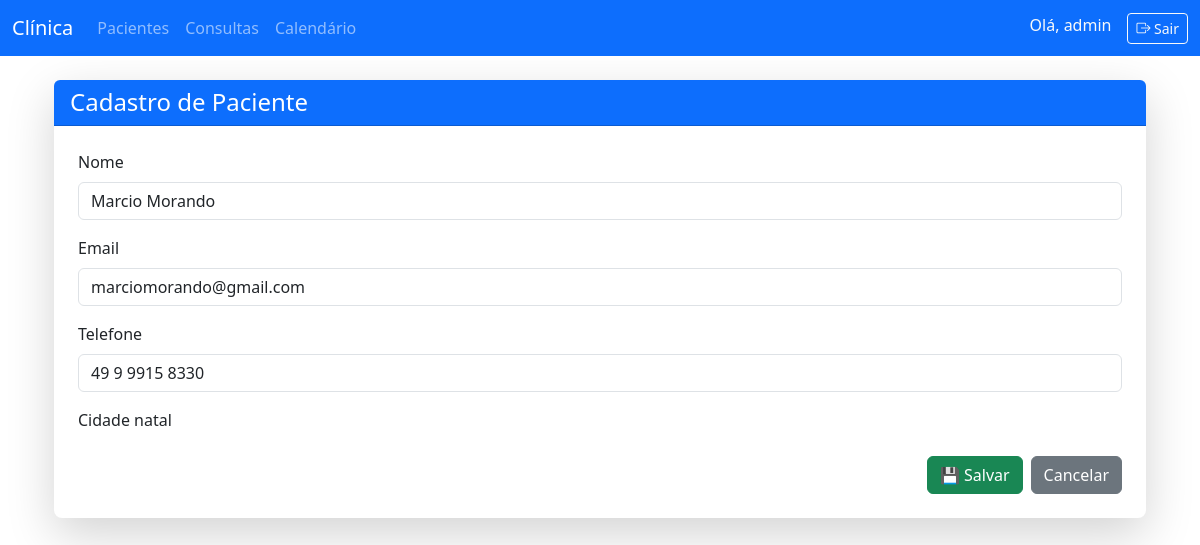
The page /pacientes/pacientes/7/editar/ (signed in) on the database its author committed.
### pacientes/models.py (models this page shows, shortened)
class Paciente(models.Model):
    usuario = models.ForeignKey(User, on_delete=models.CASCADE)
    nome = models.CharField(max_length=200)
    email = models.EmailField()
    telefone = models.CharField(max_length=20)
    cidade_natal = models.CharField(max_length=100)
    data_cadastro = models.DateTimeField(auto_now_add=True)
    class Meta:
        permissions = [
            ("view_own_paciente", "Can view own pacientes"),
        ]

### pacientes/views.py (the view)
# urls.py: path('pacientes/<int:pk>/editar/', views.paciente_editar, name='paciente_editar'),
@login_required
def paciente_editar(request, pk):
    paciente = get_object_or_404(Paciente, pk=pk, usuario=request.user)
    if request.method == 'POST':
        form = PacienteForm(request.POST, instance=paciente)
        if form.is_valid():
            form.save()
            return redirect('paciente_lista')
    else:
        form = PacienteForm(instance=paciente)
    return render(request, 'pacientes/paciente_form.html', {'form': form})

### pacientes/views.py
class PacienteForm(forms.ModelForm):
    class Meta:
        model = Paciente
        fields = ['nome', 'email', 'telefone']
    def __init__(self, *args, **kwargs):
        super().__init__(*args, **kwargs)
        if 'usuario' in self.fields:
            del self.fields['usuario']

### pacientes/templates/pacientes/paciente_form.html (shortened to what this page needs)
{% extends "base.html" %}
{% load widget_tweaks %}
{% block content %}
<div class="container mt-4">
    <div class="card shadow-lg border-0 rounded-3">
        <div class="card-header bg-primary text-white rounded-top">
            <h4 class="mb-0">Cadastro de Paciente</h4>
        </div>
        <div class="card-body p-4">
            <form method="post">
                <div class="mb-3">
                    <label for="{{ form.nome.id_for_label }}" class="form-label">Nome</label>
                    {{ form.nome|add_class:"form-control" }}
                </div>
                <div class="mb-3">
                    <label for="{{ form.email.id_for_label }}" class="form-label">Email</label>
                    {{ form.email|add_class:"form-control" }}
                </div>
                <div class="mb-3">
                    <label for="{{ form.telefone.id_for_label }}" class="form-label">Telefone</label>
                    {{ form.telefone|add_class:"form-control" }}
                </div>
                <div class="mb-3">
                    <label for="{{ form.cidade_natal.id_for_label }}" class="form-label">Cidade natal</label>
                </div>
                <div class="d-flex justify-content-end mt-3">
                    <button type="submit" class="btn btn-success me-2">💾 Salvar</button>
                    <a href="{% url 'paciente_lista' %}" class="btn btn-secondary">Cancelar</a>
                </div>
            </form>
        </div>
    </div>
</div>
{% endblock %}

### templates/base.html (shortened to what this page needs)
<!DOCTYPE html>
<html lang="pt-br">
<head>
    <link rel="stylesheet" href="https://cdn.jsdelivr.net/npm/bootstrap@5.3.3/dist/css/bootstrap.min.css">
</head>
<body>
    <nav class="navbar navbar-expand-lg navbar-dark bg-primary mb-4">
        <div class="container-fluid">
            <a class="navbar-brand" href="{% url 'calendario' %}">Clínica</a>
            <div class="collapse navbar-collapse" id="navbarNav">
                <ul class="navbar-nav me-auto">
                    <li class="nav-item"><a class="nav-link" href="{% url 'paciente_lista' %}">Pacientes</a></li>
                    <li class="nav-item"><a class="nav-link" href="{% url 'consulta_lista' %}">Consultas</a></li>
                    <li class="nav-item"><a class="nav-link" href="{% url 'calendario' %}">Calendário</a></li>
                </ul>
                <ul class="navbar-nav ms-auto">
                    <li class="nav-item">
                        <span class="navbar-text text-light me-3">
                            Olá, {{ user.username }}
                        </span>
                    </li>
                    <li class="nav-item">
                        <form method="post" action="{% url 'logout' %}" class="d-inline">
                            <button type="submit" class="btn btn-outline-light btn-sm">
                                <i class="bi bi-box-arrow-right"></i> Sair
                            </button>
                        </form>
                    </li>
                </ul>
            </div>
        </div>
    </nav>
    <div class="container">
        {% block content %}{% endblock %}
    </div>
    <link rel="stylesheet" href="https://cdn.jsdelivr.net/npm/bootstrap-icons@1.11.0/font/bootstrap-icons.css">
</body>
</html>

### rows shown on the page
Paciente: nome "Marcio Morando", email "marciomorando@gmail.com", telefone "49 9 9915 8330"

### other values the page prints
{{ user.username }} "admin"
